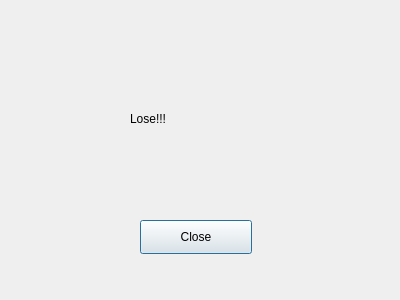
<?xml version="1.0" encoding="UTF-8"?>
<ui version="4.0">
 <class>Dlglose1</class>
 <widget class="QDialog" name="Dlglose1">
  <property name="geometry">
   <rect>
    <x>0</x>
    <y>0</y>
    <width>400</width>
    <height>300</height>
   </rect>
  </property>
  <property name="windowTitle">
   <string>Dialog</string>
  </property>
  <widget class="QPushButton" name="pushButton">
   <property name="geometry">
    <rect>
     <x>140</x>
     <y>220</y>
     <width>112</width>
     <height>34</height>
    </rect>
   </property>
   <property name="text">
    <string>Close</string>
   </property>
  </widget>
  <widget class="QLabel" name="label">
   <property name="geometry">
    <rect>
     <x>130</x>
     <y>110</y>
     <width>81</width>
     <height>18</height>
    </rect>
   </property>
   <property name="text">
    <string>Lose!!!</string>
   </property>
  </widget>
 </widget>
 <resources/>
 <connections/>
</ui>
